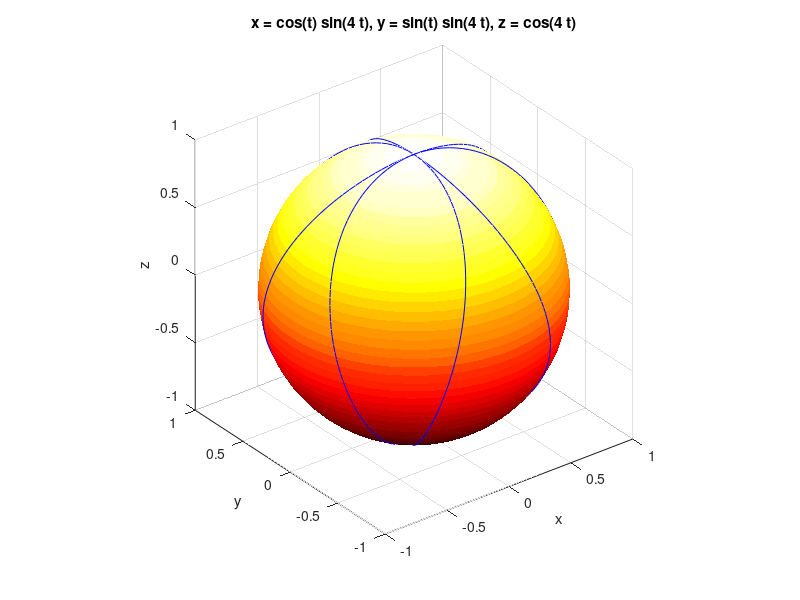

Source code (MATLAB): (Note: this script raises an error after producing the figure.)
[x y z] = sphere(50);
a = surf(x,y,z);
axis('equal')
hold on;
shading FLAT;
colormap hot;
b = ezplot3('cos(t)*sin(4*t)','sin(t)*sin(4*t)','cos(4*t)');
set(b,'Color','Blue','LineStyle','*')
view([150 125 50])